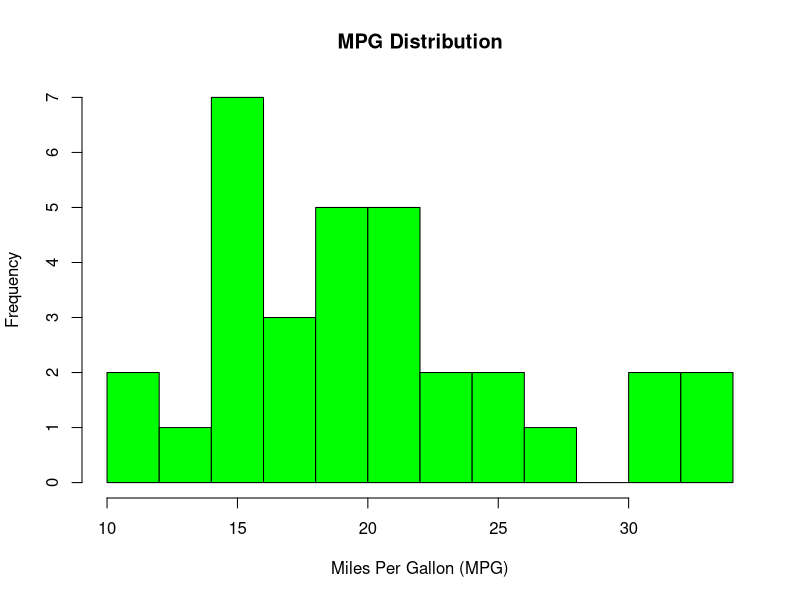
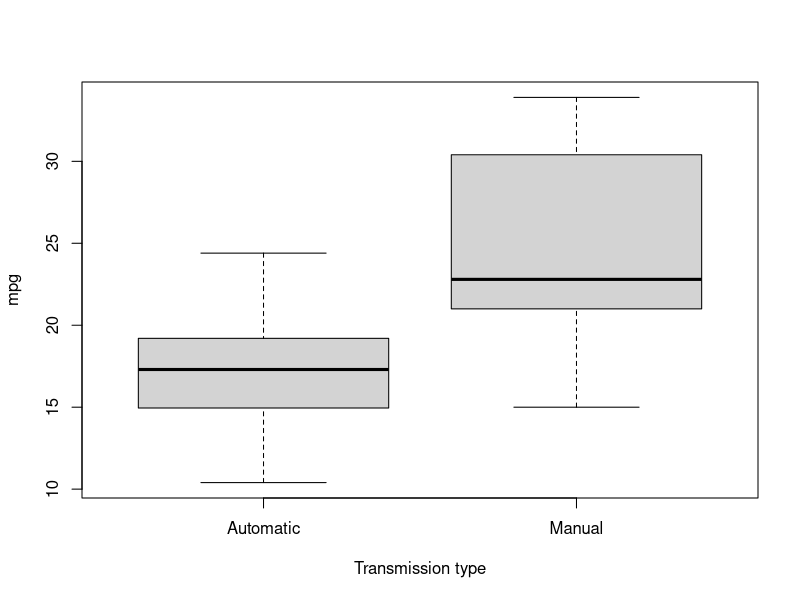
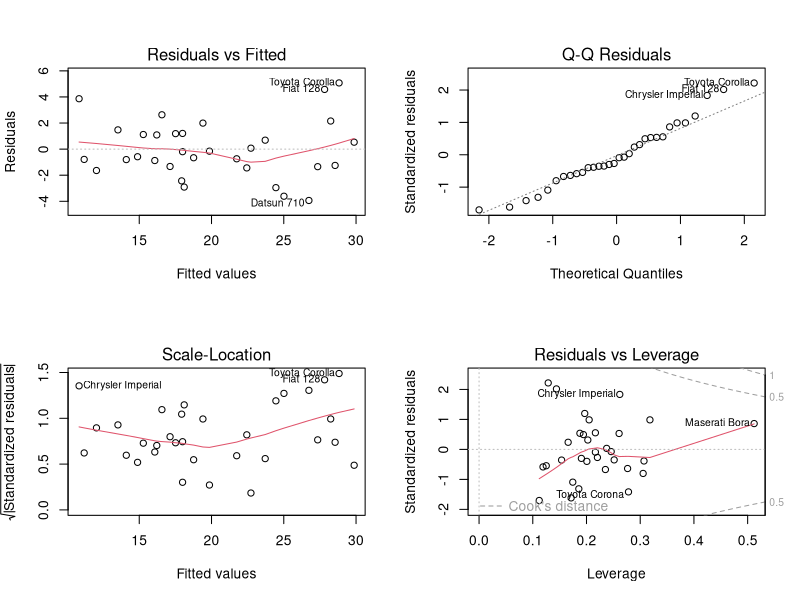

R code for these plots, in order:
## ---- chunk 1
echo = TRUE
options(width=80)
knitr::opts_chunk$set(out.width="400px", dpi=120)
library(ggplot2) #for plots
## ---- chunk 2
head(mtcars)
data(mtcars)
summary(mtcars)
## ---- chunk 3

# Transform certain variables into factors
mtcars$cyl  <- factor(mtcars$cyl)
mtcars$vs   <- factor(mtcars$vs)
mtcars$gear <- factor(mtcars$gear)
mtcars$carb <- factor(mtcars$carb)
mtcars$am   <- factor(mtcars$am,labels=c("Automatic","Manual"))
### view From appendix fig. 1  MPG Distribution
## ---- chunk 4
aggregate(mpg~am, data = mtcars, mean)

## ---- chunk 5
fit_simple <- lm(mpg ~ factor(am), data=mtcars)
summary(fit_simple)
## ---- chunk 6
init <- lm(mpg ~ am, data = mtcars)
###summary(init)
betterFit <- lm(mpg~am + cyl + disp + hp + wt, data = mtcars)
####betterFit <-  lm(mpg ~ am + wt + qsec, data = mtcars) 
anova(init, betterFit)
## ---- chunk 7
## Histgram of MPG
hist(mtcars$mpg, breaks=12, xlab="Miles Per Gallon (MPG)", main="MPG Distribution",
     col="green")
## ---- chunk 8
boxplot(mpg ~ am, data = mtcars, xlab = "Transmission type")
## ---- chunk 9
par(mfrow = c(2,2))
plot(betterFit)
